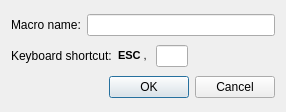
<ui version="4.0" >
 <class>NewMacroDialog</class>
 <widget class="QDialog" name="NewMacroDialog" >
  <property name="geometry" >
   <rect>
    <x>0</x>
    <y>0</y>
    <width>286</width>
    <height>112</height>
   </rect>
  </property>
  <property name="windowTitle" >
   <string>Edit macro</string>
  </property>
  <layout class="QVBoxLayout" >
   <item>
    <layout class="QHBoxLayout" >
     <item>
      <widget class="QLabel" name="label" >
       <property name="text" >
        <string>Macro name:</string>
       </property>
      </widget>
     </item>
     <item>
      <widget class="QLineEdit" name="name" >
       <property name="maxLength" >
        <number>33</number>
       </property>
      </widget>
     </item>
    </layout>
   </item>
   <item>
    <layout class="QHBoxLayout" >
     <item>
      <widget class="QLabel" name="label_2" >
       <property name="text" >
        <string>Keyboard shortcut:</string>
       </property>
      </widget>
     </item>
     <item>
      <widget class="QLabel" name="label_3" >
       <property name="text" >
        <string>&lt;html>&lt;head>&lt;meta name="qrichtext" content="1" />&lt;style type="text/css">
p, li { white-space: pre-wrap; }
&lt;/style>&lt;/head>&lt;body style=" font-family:'DejaVu Sans Condensed'; font-size:8pt; font-weight:400; font-style:normal;">
&lt;p style=" margin-top:0px; margin-bottom:0px; margin-left:0px; margin-right:0px; -qt-block-indent:0; text-indent:0px;">&lt;span style=" font-weight:600;">ESC&lt;/span> , &lt;/p>&lt;/body>&lt;/html></string>
       </property>
      </widget>
     </item>
     <item>
      <widget class="QLineEdit" name="key" >
       <property name="maximumSize" >
        <size>
         <width>32</width>
         <height>16777215</height>
        </size>
       </property>
      </widget>
     </item>
     <item>
      <spacer>
       <property name="orientation" >
        <enum>Qt::Horizontal</enum>
       </property>
       <property name="sizeHint" >
        <size>
         <width>40</width>
         <height>20</height>
        </size>
       </property>
      </spacer>
     </item>
    </layout>
   </item>
   <item>
    <widget class="QDialogButtonBox" name="buttonBox" >
     <property name="orientation" >
      <enum>Qt::Horizontal</enum>
     </property>
     <property name="standardButtons" >
      <set>QDialogButtonBox::Cancel|QDialogButtonBox::NoButton|QDialogButtonBox::Ok</set>
     </property>
    </widget>
   </item>
  </layout>
 </widget>
 <resources/>
 <connections>
  <connection>
   <sender>buttonBox</sender>
   <signal>accepted()</signal>
   <receiver>NewMacroDialog</receiver>
   <slot>accept()</slot>
   <hints>
    <hint type="sourcelabel" >
     <x>248</x>
     <y>254</y>
    </hint>
    <hint type="destinationlabel" >
     <x>157</x>
     <y>274</y>
    </hint>
   </hints>
  </connection>
  <connection>
   <sender>buttonBox</sender>
   <signal>rejected()</signal>
   <receiver>NewMacroDialog</receiver>
   <slot>reject()</slot>
   <hints>
    <hint type="sourcelabel" >
     <x>316</x>
     <y>260</y>
    </hint>
    <hint type="destinationlabel" >
     <x>286</x>
     <y>274</y>
    </hint>
   </hints>
  </connection>
 </connections>
</ui>
